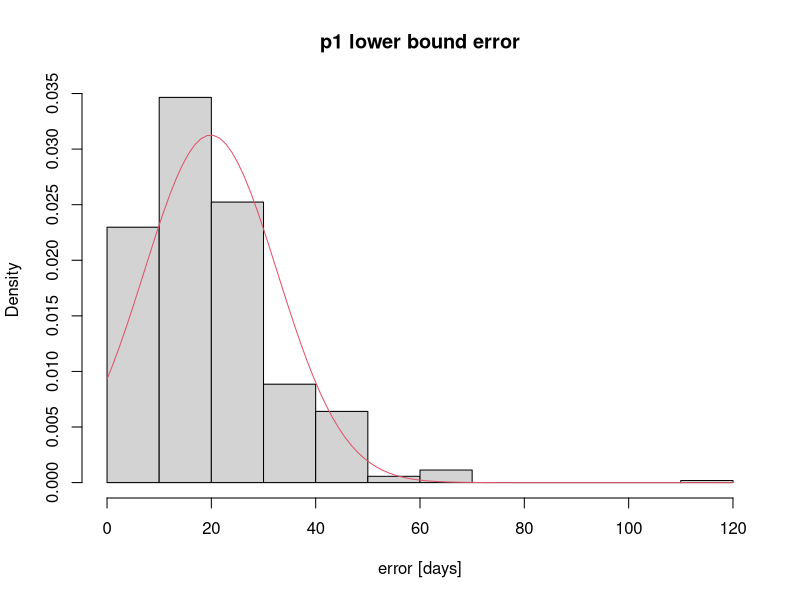
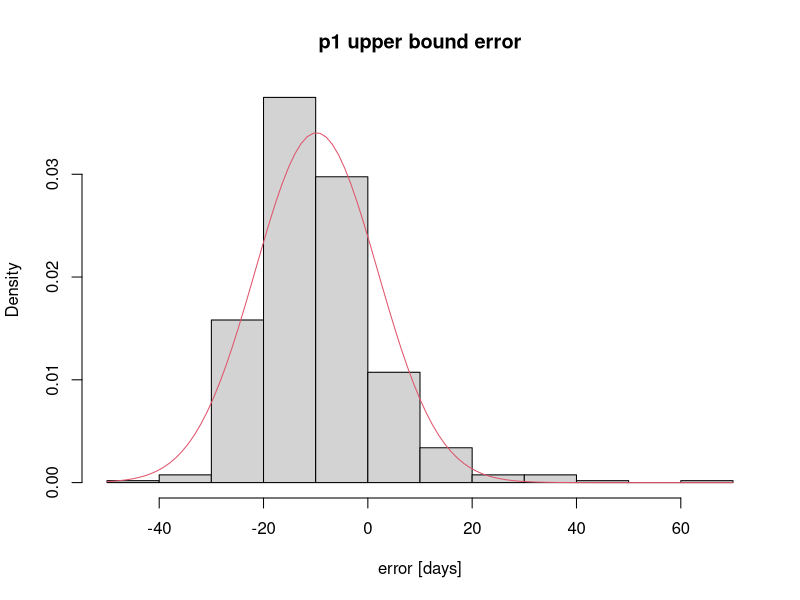
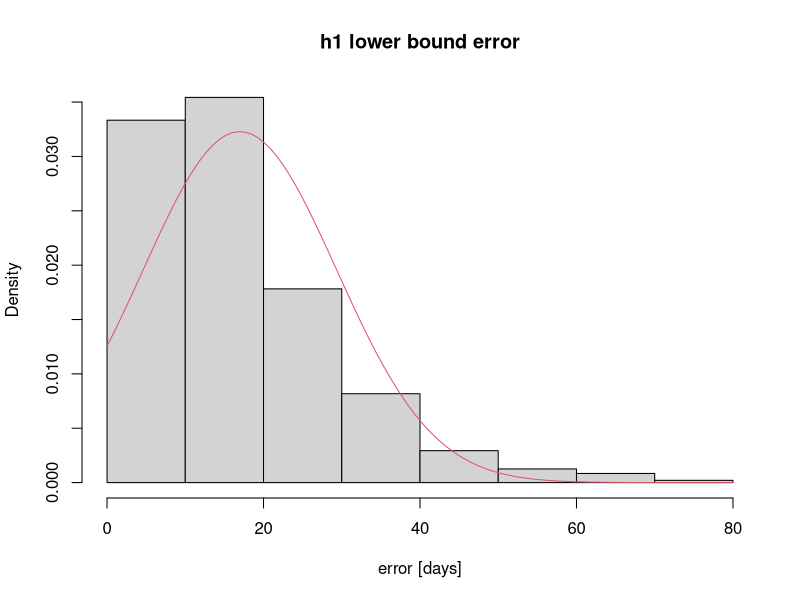
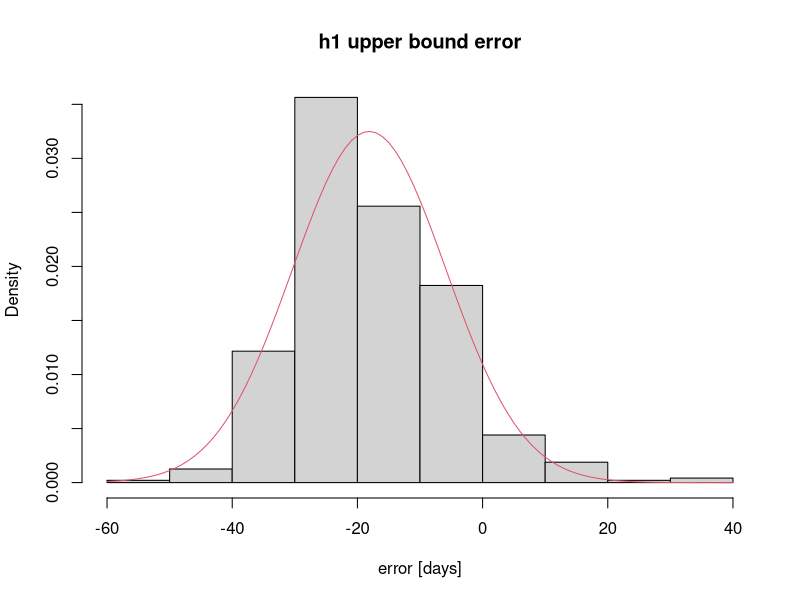
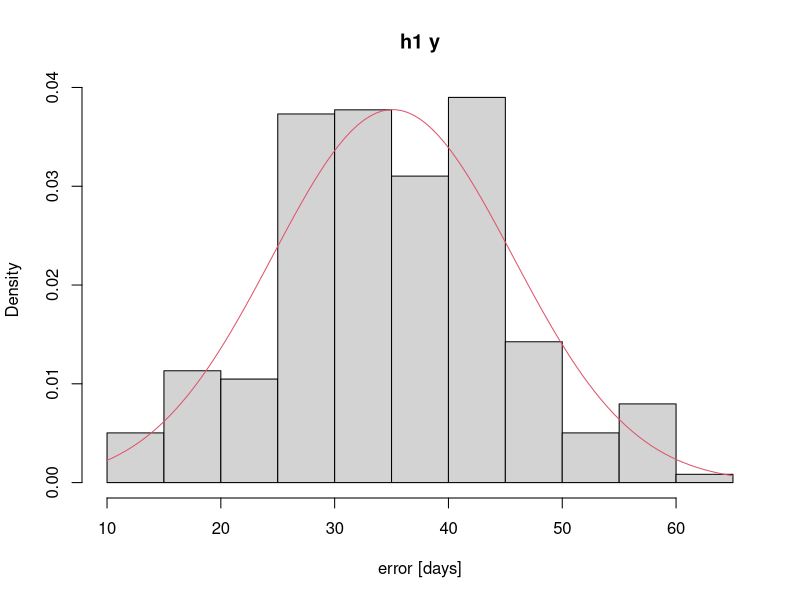
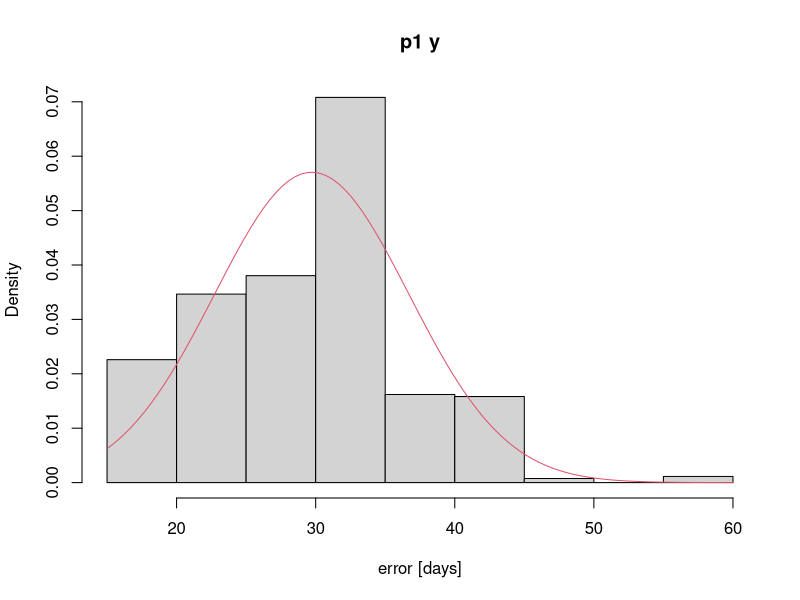
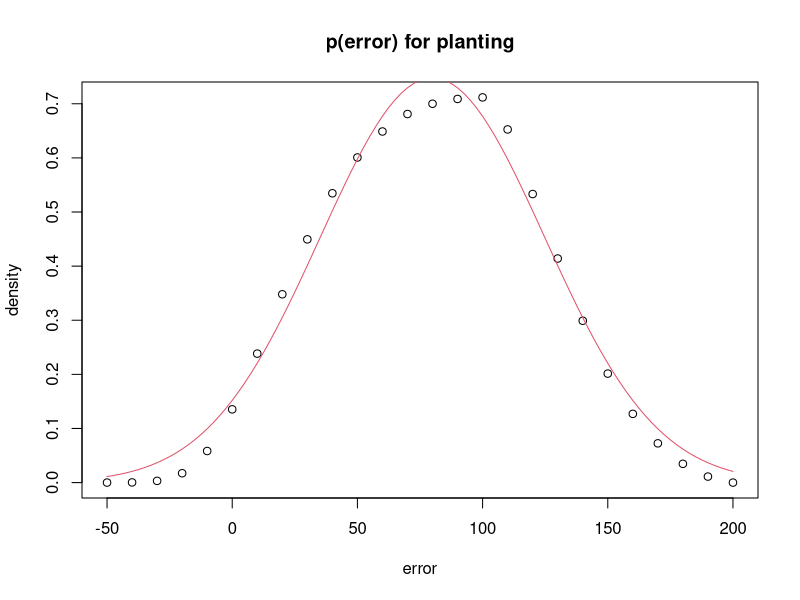
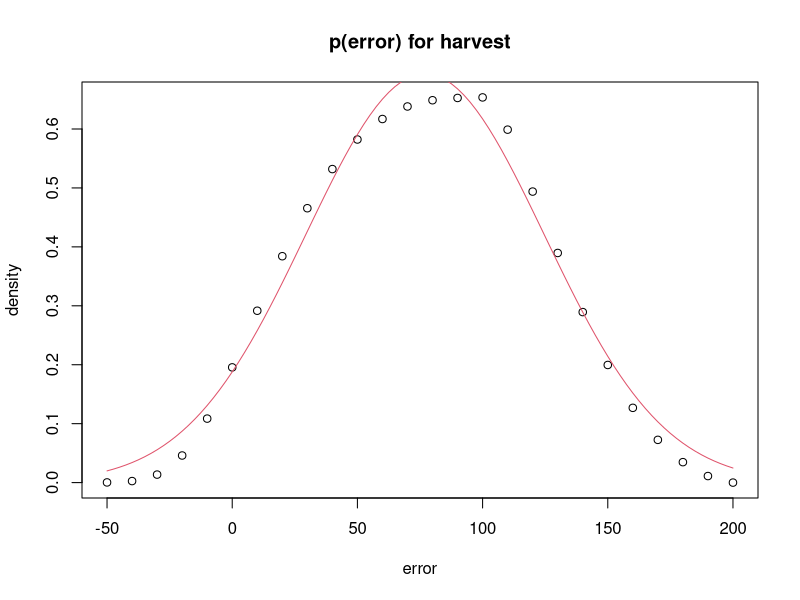

Recreate these plots in R, in order.
## ---- chunk 1

library(MASS)

p1_errors <- read.csv('p1_error_toBootstrap.csv')
h1_errors <- read.csv('h1_error_toBootstrap.csv')

p1_y <- p1_errors$p1_lowerBoundError - p1_errors$p1_upperBoundError
h1_y <- h1_errors$h1_lowerBoundError - h1_errors$h1_upperBoundError


# fit to normal distribution and plot
fit_p1_lowerBound <- fitdistr(p1_errors$p1_lowerBoundError, "normal")
para_p1_lowerBound <- fit_p1_lowerBound$estimate
hist(p1_errors$p1_lowerBoundError, prob = TRUE, main = "p1 lower bound error", xlab = 'error [days]')
curve(dnorm(x, para_p1_lowerBound[1], para_p1_lowerBound[2]), col = 2, add = TRUE)

fit_p1_upperBound <- fitdistr(p1_errors$p1_upperBoundError, "normal")
para_p1_upperBound <- fit_p1_upperBound$estimate
hist(p1_errors$p1_upperBoundError, prob = TRUE, main = "p1 upper bound error", xlab = 'error [days]')
curve(dnorm(x, para_p1_upperBound[1], para_p1_upperBound[2]), col = 2, add = TRUE)

fit_h1_lowerBound <- fitdistr(h1_errors$h1_lowerBoundError, "normal")
para_h1_lowerBound <- fit_h1_lowerBound$estimate
hist(h1_errors$h1_lowerBoundError, prob = TRUE, main = "h1 lower bound error", xlab = 'error [days]')
curve(dnorm(x, para_h1_lowerBound[1], para_h1_lowerBound[2]), col = 2, add = TRUE)

fit_h1_upperBound <- fitdistr(h1_errors$h1_upperBoundError, "normal")
para_h1_upperBound <- fit_h1_upperBound$estimate
hist(h1_errors$h1_upperBoundError, prob = TRUE, main = "h1 upper bound error", xlab = 'error [days]')
curve(dnorm(x, para_h1_upperBound[1], para_h1_upperBound[2]), col = 2, add = TRUE)

fit_h1_y <- fitdistr(h1_y, "normal")
para_h1_y <- fit_h1_y$estimate
hist(h1_y, prob = TRUE, main = "h1 y", xlab = 'error [days]')
curve(dnorm(x, para_h1_y[1], para_h1_y[2]), col = 2, add = TRUE)

fit_p1_y <- fitdistr(p1_y, "normal")
para_p1_y <- fit_p1_y$estimate
hist(p1_y, prob = TRUE, main = "p1 y", xlab = 'error [days]')
curve(dnorm(x, para_p1_y[1], para_p1_y[2]), col = 2, add = TRUE)

## ---- chunk 2
library(fBasics) # for Heaviside fcn
library(dplyr)

# vectors of a and y over which to integrate, and vector of x over which to calculate p(x)
as <- seq(-100, 100, 10)
bs <- seq(-100, 100, 10)
ys <- seq(0.1, 100, 10)
xs <- seq(-50, 200, 10)

# given value of a (upper bound), find p(a)
p_a <- function(a, plant_or_harv) {
  
  if (plant_or_harv == 'plant') {
    fitted_mean <- para_p1_upperBound[1]
    fitted_sd <- para_p1_upperBound[2]
  }
  
  else if (plant_or_harv == 'harvest') {
    fitted_mean <- para_h1_upperBound[1]
    fitted_sd <- para_h1_upperBound[2]
  }
  return(pnorm(a, mean = fitted_mean, sd = fitted_sd))
}

# given value of b (lower bound), find p(b)
p_b <- function(b, plant_or_harv) {
  
  if (plant_or_harv == 'plant') {
    fitted_mean <- para_p1_lowerBound[1]
    fitted_sd <- para_p1_lowerBound[2]
  }
  
  else if (plant_or_harv == 'harvest') {
    fitted_mean <- para_h1_lowerBound[1]
    fitted_sd <- para_h1_lowerBound[2]
  }
  return(pnorm(b, mean = fitted_mean, sd = fitted_sd))
}

# given value of y (b - a or lower bound - upper bound), find p(y)
p_y <- function(y, plant_or_harv) {
  
  if (plant_or_harv == 'plant') {
    fitted_mean <- para_p1_y[1]
    fitted_sd <- para_p1_y[2]
  }
  
  else if (plant_or_harv == 'harvest') {
    fitted_mean <- para_h1_y[1]
    fitted_sd <- para_h1_y[2]
  }
  return(pnorm(y, mean = fitted_mean, sd = fitted_sd))
}

# given value of x, return the value of the double integral
calc_integral <- function(x, plant_or_harv, as, ys) {
  
  # initialize matrix to hold the argument of the integrals
  num_as <- length(as)
  num_ys <- length(ys)
  result_matrix <- matrix(nrow = num_as, ncol = num_ys)
  
  for (a_index in 1:num_as) {
    for (y_index in 1:num_ys) {
      
      a <- as[a_index]
      y <- ys[y_index]
      
      prob_a <- p_a(a, plant_or_harv)
      prob_y <- p_y(y, plant_or_harv)
      
      H_a <- Heaviside(x, a = a)
      H_b <- Heaviside(x, a = (y + a))
      result <- prob_a*prob_y*(H_a - H_b)/y
      
      result_matrix[a_index, y_index] <- result
      
    }
  }
  
  return(sum(result_matrix))
}

# given value of x, return the value of the double integral. DOESN'T GIVE A RESULT THAT'S FITTABLE WITH NLS()
calc_integral_2 <- function(x, plant_or_harv, as, bs) {
  
  # initialize matrix to hold the argument of the integrals
  num_as <- length(as)
  num_bs <- length(bs)
  result_matrix <- matrix(nrow = num_as, ncol = num_bs)
  
  for (a_index in 1:num_as) {
    for (b_index in 1:num_bs) {
      
      a <- as[a_index]
      b <- bs[b_index]
      
      prob_a <- p_a(a, plant_or_harv)
      prob_b <- p_b(b, plant_or_harv)
      
      H_a <- Heaviside(x, a = a)
      H_b <- Heaviside(x, a = b)
      result <- prob_a*prob_b*(H_a - H_b)/(b - a)
      
      result_matrix[a_index, b_index] <- result
      
    }
  }
  
  return(sum(result_matrix))
}

# calculate p(x) - use either calc_integral or calc_integral_2
#prob_x_plant <- sapply(xs, calc_integral_2, plant_or_harv = 'plant', as = as, bs = bs)
#prob_x_harv <- sapply(xs, calc_integral_2, plant_or_harv = 'harvest', as = as, bs = bs)

prob_x_plant <- sapply(xs, calc_integral, plant_or_harv = 'plant', as = as, ys = ys)
prob_x_harv <- sapply(xs, calc_integral, plant_or_harv = 'harvest', as = as, ys = ys)


# fit p(x) to its own distribution (mean and sd) using nls()


plant_error_data <- data.frame(error=xs, density=prob_x_plant)
res <- nls( density ~ k*exp(-1/2*(error-mu)^2/sigma^2), start=c(mu=60,sigma=30,k=1) , data = plant_error_data,  control = nls.control(maxiter = 500))
plant_error_params <- summary(res)$parameters[,"Estimate"]
plant_error_mean <- plant_error_params[1]
plant_error_sd <- plant_error_params[2]
plant_error_scale <- plant_error_params[3]
plot(xs, prob_x_plant, main = 'p(error) for planting', xlab = 'error', ylab = 'density')
plot(function(x) plant_error_scale*exp(-1/2*(x-plant_error_mean)^2/plant_error_sd^2),col=2,add=T,xlim=range(plant_error_data$error))



harvest_error_data <- data.frame(error=xs, density=prob_x_harv)
res <- nls( density ~ k*exp(-1/2*(error-mu)^2/sigma^2), start=c(mu=60,sigma=30,k=1) , data = harvest_error_data,  control = nls.control(maxiter = 500))
harvest_error_params <- summary(res)$parameters[,"Estimate"]
harvest_error_mean <- harvest_error_params[1]
harvest_error_sd <- harvest_error_params[2]
harvest_error_scale <- harvest_error_params[3]
plot(xs, prob_x_harv, main = 'p(error) for harvest', xlab = 'error', ylab = 'density')
plot(function(x) harvest_error_scale*exp(-1/2*(x-harvest_error_mean)^2/harvest_error_sd^2),col=2,add=T,xlim=range(plant_error_data$error))

print(c('plant error mean', plant_error_mean))
print(c('plant error sd', plant_error_sd))

print(c('harvest error mean', harvest_error_mean))
print(c('harvest error sd', harvest_error_sd))

## ---- chunk 3

# set up 50km x 50km cells, initialize with 10,000 'pixels'

prop_agri = 0.09 # proportion of the cell that is agriculture. in 2004, it was 0.07; in 2014, it was 0.11. calculated by GEE file LandCover/MapbiomasAgriCover

prop_SC = 15410/(15410 + 71581 + 3636) # proportion of training pts that are SC in 2007
prop_DC = 71581/(15410 + 71581 + 3636) # proportion of training pts that are DC in 2007
prop_nonsoy = 3636/(15410 + 71581 + 3636) # proportion of training pts that are nonsoy in 2007

total_pixels = 50000*50000/(500*500) # total number of 500m pixels in 50km cell

# calculate the number of each 
agri_pixels = total_pixels*prop_agri
SC_pixels = round(total_pixels*prop_agri*prop_SC)
DC_pixels = round(total_pixels*prop_agri*prop_DC)
nonsoy_pixels = round(total_pixels*prop_agri*prop_nonsoy)

# actual case (this is 'known' based on the ladn cover dataset)
actual_case = c(rep(0, SC_pixels), rep(1, DC_pixels), rep(2, nonsoy_pixels))

# generate a classified case

# start by calculating the indices of the falsely classified pixels, this can be used to index actual_case
wrong_SC <- sample(1:SC_pixels, 0.41*SC_pixels, replace=F)
wrong_DC <- sample((SC_pixels+1):(SC_pixels + DC_pixels), 0.14*DC_pixels, replace=F)
wrong_nonsoy <- sample((SC_pixels+DC_pixels+1):length(actual_case), 0.34*nonsoy_pixels, replace=F)

# calculate proportion of wrongly calculated pixels that are 'actually' which class
frac_wrong_SC_actual_DC = 301/(301+9)
frac_wrong_DC_actual_SC = 548/(548 + 128)
frac_wrong_nonsoy_actual_SC = 3/(3 + 53)

# of the falsely classified pixels, calculate the indices of the 'actual' classes
wrong_SC_actual_DC = sample(wrong_SC, frac_wrong_SC_actual_DC*length(wrong_SC), replace=F)
wrong_SC_actual_nonsoy = unique(wrong_SC[! wrong_SC %in%  wrong_SC_actual_DC])
wrong_DC_actual_SC = sample(wrong_DC, frac_wrong_DC_actual_SC*length(wrong_DC), replace = F)
wrong_DC_actual_nonsoy = unique(wrong_DC[! wrong_DC %in%  wrong_DC_actual_SC])
wrong_nonsoy_actual_SC = sample(wrong_nonsoy, frac_wrong_nonsoy_actual_SC*length(wrong_nonsoy), replace = F)
wrong_nonsoy_actual_DC = unique(wrong_nonsoy[! wrong_nonsoy %in%  wrong_nonsoy_actual_SC])

# for above, generate Two nested random choices: randomly choose the pixels whose land cover is 'falsely classified'; proportion is 100 - 59 % for SC (301/total wrongly predicted SC pts become DC; 9/total wrongly predicted SC pts become nonsoy agri); 100 - 86 % of DC must change (548/total wrongly predicted DC pts becomes SC, 128/total wrongly predicted DC pts becomes nonsoy agri); 100 - 66% of nonsoy agri must change (3/total wrongly predicted nonsoy pts becomes SC; 53/total wrongly predicted nonsoy pts becomes DC). total DC pts comes from confusion matrix.

# create one 'predicted/erroneous' set of pixels
classified_case <- actual_case # start with classified case = actual case, then replace the erroneous pixels


classified_case[wrong_SC_actual_DC] <- 1
classified_case[wrong_SC_actual_nonsoy] <- 2
classified_case[wrong_DC_actual_SC] <- 0
classified_case[wrong_DC_actual_nonsoy] <- 2
classified_case[wrong_nonsoy_actual_SC] <- 0
classified_case[wrong_nonsoy_actual_DC] <- 1


## ---- chunk 4


set.seed(124)

# given a land cover and plant/harvest, randomly generate planting and harvest pixel-level errors and take the median to simulate the error at 50km scale
calc_median_date <- function(agri_pixels, land_cover, plant_or_harv) {
  if (plant_or_harv == 'plant') {
    error_mean <- plant_error_mean
    error_sd <- plant_error_sd
  }
  
  else if (plant_or_harv == 'harvest') {
    error_mean <- harvest_error_mean
    error_sd <- harvest_error_sd
  }
  
  pixel_errors <- rnorm(agri_pixels, error_mean, error_sd)
  SC_median_error <- pixel_errors[land_cover == 0] %>% median
  DC_median_error <- pixel_errors[land_cover == 1] %>% median
  soy_median_error <- pixel_errors[land_cover <= 1] %>% median
  
  median_errors <- c(SC_median_error, DC_median_error, soy_median_error)
  names(median_errors) <- c('SC', 'DC', 'soy')
  
  return(median_errors)
}

# given the number of sims to do, calculate median timing for actual and classified land covers

calc_land_cover_error <- function(nsims, agri_pixels, actual_case, classified_case, plant_or_harv) {
  SC_diffs <- numeric(nsims)
  DC_diffs <- numeric(nsims)
  soy_diffs <- numeric(nsims)
  
  for (sim in 1:nsims) {
    actual_medians <- calc_median_date(agri_pixels, actual_case, plant_or_harv)
    classified_medians <- calc_median_date(agri_pixels, actual_case, plant_or_harv)
    
    SC_diffs[sim] <- actual_medians['SC'] - classified_medians['SC']
    DC_diffs[sim] <- actual_medians['DC'] - classified_medians['DC']
    soy_diffs[sim] <- actual_medians['soy'] - classified_medians['soy']
  }
  
  diffs <- data.frame(SC = SC_diffs, DC = DC_diffs, soy = soy_diffs)
  
  return(diffs)
}

# calculate difference in median dates between the two cases
harvest_lc_error <- calc_land_cover_error(100, agri_pixels, actual_case, classified_case, 'harvest')
plant_lc_error <- calc_land_cover_error(100, agri_pixels, actual_case, classified_case, 'plant')

hist(plant_lc_error$SC, main = 'SC plant lc error')
hist(plant_lc_error$DC, main = 'DC plant lc error')
hist(plant_lc_error$soy, main = 'soy plant lc error')

hist(harvest_lc_error$SC, main = 'SC harvest lc error')
hist(harvest_lc_error$DC, main = 'DC harvest lc error')
hist(harvest_lc_error$soy, main = 'soy harvest lc error')
